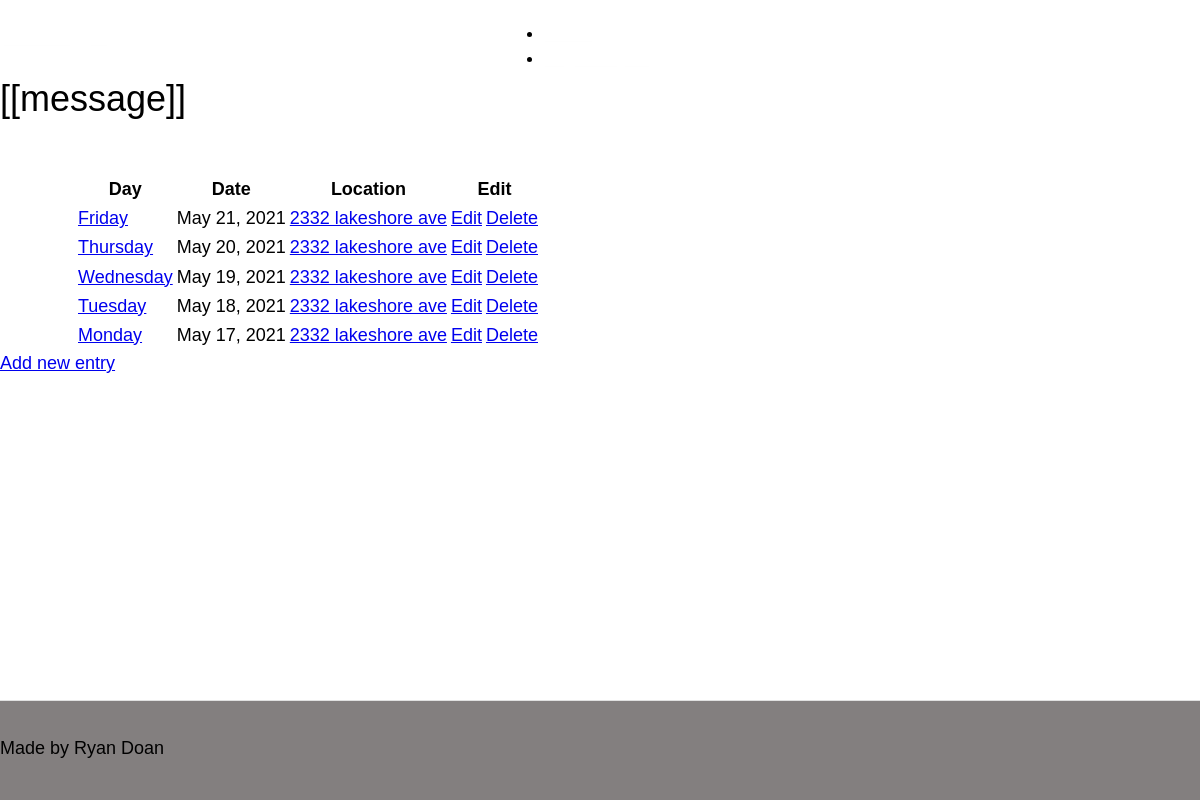
Before: /work_tracker/ (signed in) with the older database file.
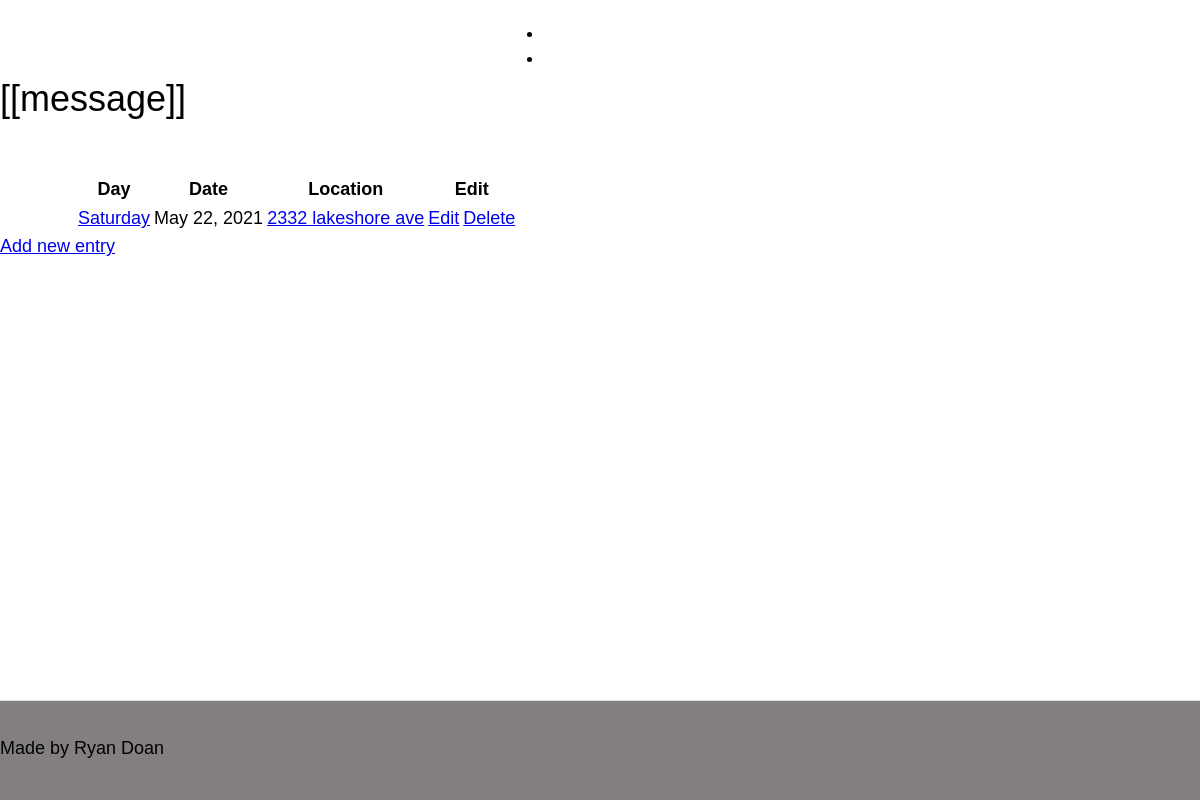
After: the same page with the newer database file.
### work_tracker/models.py (models this page shows, shortened)
class TimeEntry(models.Model):
    class DayInWeek(models.TextChoices):
        MONDAY = "MON", ("Monday")
        TUESDAY = "TUE", ("Tuesday")
        WEDNESDAY = "WED", ("Wednesday")
        THURSDAY = "THU", ("Thursday")
        FRIDAY = "FRI", ("Friday")
        SATURDAY = "SAT", ("Saturday")
        SUNDAY = "SUN", ("Sunday")
    day_in_week = models.CharField(max_length=3, choices=DayInWeek.choices)
    date = models.DateField(default=datetime.now)
    start_time = models.CharField(max_length=10)
    end_time = models.CharField(max_length=10)
    job = models.ForeignKey(Job, on_delete=models.CASCADE, related_name="time_entry")
    employee = models.ForeignKey(Profile, on_delete=models.CASCADE, related_name='employee')
    @property
    def day_label(self):
        for day in self.DayInWeek:
            if self.day_in_week == day:
                return day.label
    class Meta:
        ordering = ["-date"]

class Job(models.Model):
    name = models.CharField(max_length=50, unique=True)
    job_type = models.CharField(max_length=50)
    location = models.CharField(max_length=100)
    sqft = models.IntegerField(blank=True)
    description = models.TextField(blank=True)

### work_tracker/views.py (the view, shortened to what this page needs)
# urls.py: path("", views.TimeEntryListView.as_view(), name="time_entry_list"),
class TimeEntryListView(ListView):
    model = TimeEntry
    template_name = "time_entry_list.html"

### work_tracker/templates/work_tracker/time_entry_list.html (shortened to what this page needs)
{% extends 'base.html' %}
{% block content %}
  <div id="app">
    <h1>[[message]]</h1>
    <table id="sheets" class="mui-table mui-table--bordered">
      <thead>
          <tr>
            <th>Day</th>
            <th>Date</th>
            <th>Location</th>
            <th colspan="2">Edit</th>
          </tr>
      </thead>
      <tbody>
          {% for time_entry in object_list %}
          <tr>
            <td><a href="/work_tracker/{{time_entry.id}}">{{ time_entry.day_label }}</a></td>
            <td>{{ time_entry.date }}</td>
            <td><a href="/work_tracker/job/{{time_entry.job_id}}">{{ time_entry.job.location}}</a></td>
            {% if request.user.is_authenticated %}
            <td><a class="mui-bDeleted mui-btn--small mui-btn--flat mui-btn--primary" href="/work_tracker/{{time_entry.id}}/update">Edit</a></td>
            <td><a class="mui-btn mui-btn--small mui-btn--flat mui-btn--danger" href="/work_tracker/{{time_entry.id}}/delete">Delete</a></td>
            {% endif %}
          </tr>
          {% endfor %}
      </tbody>
    </table>
    {% load static %}
  </div>
  <div class="mui-container">
    {% if request.user.is_authenticated %}
    <a class="mui-btn mui-btn--primary" href="/work_tracker/entry/new/">Add new entry</a>
    {% endif %}
  </div>
{% endblock %}

### work_tracker/templates/base.html (shortened to what this page needs)
{% load static %}
<!DOCTYPE html>
<html>
    <head>
        <link href="//cdn.muicss.com/mui-0.10.3/css/mui.min.css" rel="stylesheet" type="text/css" />
        <link href="{% static 'css/style.css' %}" rel="stylesheet" type="text/css"/>
    </head>
    <body>
        <header class="mui-appbar mui--z1">
            <div class="mui-container">
                <table>
                    <tr class="mui--appbar-height">
                        <td>
                            <a id="pageTitle" href="{% url "work_tracker:time_entry_list" %}">Work Logger</a>
                        </td>
                        <td class="mui--text-right">
                            <ul class="mui-list--inline mui--text-boby2">
                                <li><a href="#">About</a></li>
                                {% if request.user.is_authenticated%}
                                <li><a href="/accounts/logout">Logout <strong>{{request.user.first_name.title}}</strong></a></li>
                                {% else %}
                                <li><a href="/accounts/login">Login</a></li>
                                {% endif %}
                            </ul>
                        </td>
                    </tr>
                </table>
            </div>
        </header>
        <div id="content-wrapper">
            <div class="mui-container">
                <br><br>
            </div>
            {%block content%}{% endblock %}
        </div>
        <footer>
            <div class="mui-container mui--text-center">
                Made by Ryan Doan
            </div>
        </footer>
    </body>
</html>

### work_tracker/static/css/style.css (style rules this page uses)
html, body { height: 100%; }
html, body, input, textarea, button { -webkit-font-smoothing: antialiased; -moz-osx-font-smoothing: grayscale; text-shadow: 1px 1px 1px rgba(0, 0, 0, 0.004); }
header { position: fixed; top: 0; right: 0; left: 0; z-index: 2; }
header ul.mui-list--inline { margin-bottom: 0; }
header a { color: white; }
header table { width: 100%; }
#content-wrapper { min-height: 100%; box-sizing: border-box; margin-bottom: -100px; padding-bottom: 100px; }
#sheets { padding: 25px 75px 0px 75px; }
footer { box-sizing: border-box; height: 100px; background-color: rgb(131, 127, 127); border-top: 1px solid #e0e0e0; padding-top: 35px; }
html, .root { padding: 0; margin: 0; font-size: 18px; }
body { font: menu; font-size: 1rem; line-height: 1.4; padding: 0; margin: 0; }
h1 { font-size: 2rem; font-weight: 500; }

Changed rows visible on the page:
removed TimeEntry: day_label "Friday", date "May 21, 2021", job.location "2332 lakeshore ave"
removed TimeEntry: day_label "Thursday", date "May 20, 2021", job.location "2332 lakeshore ave"
removed TimeEntry: day_label "Wednesday", date "May 19, 2021", job.location "2332 lakeshore ave"
removed TimeEntry: day_label "Tuesday", date "May 18, 2021", job.location "2332 lakeshore ave"
removed TimeEntry: day_label "Monday", date "May 17, 2021", job.location "2332 lakeshore ave"
added TimeEntry: day_label "Saturday", date "May 22, 2021", job.location "2332 lakeshore ave"
